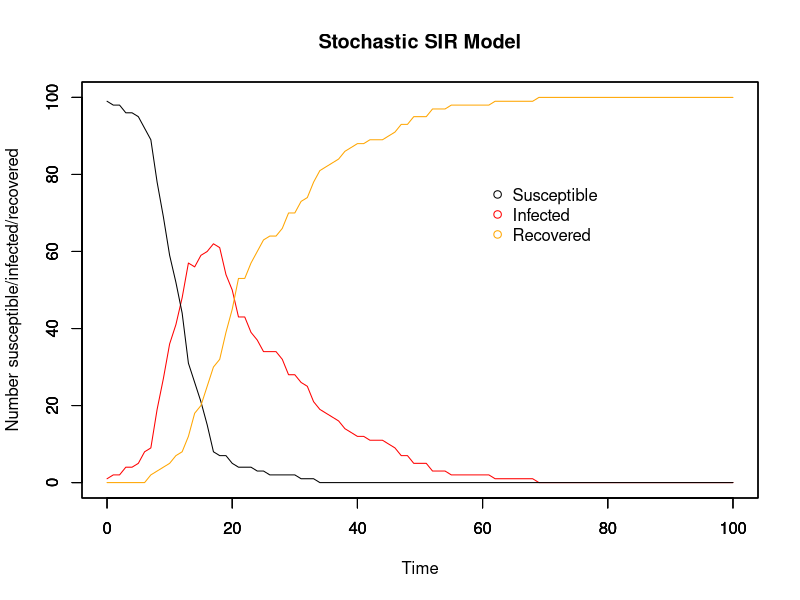
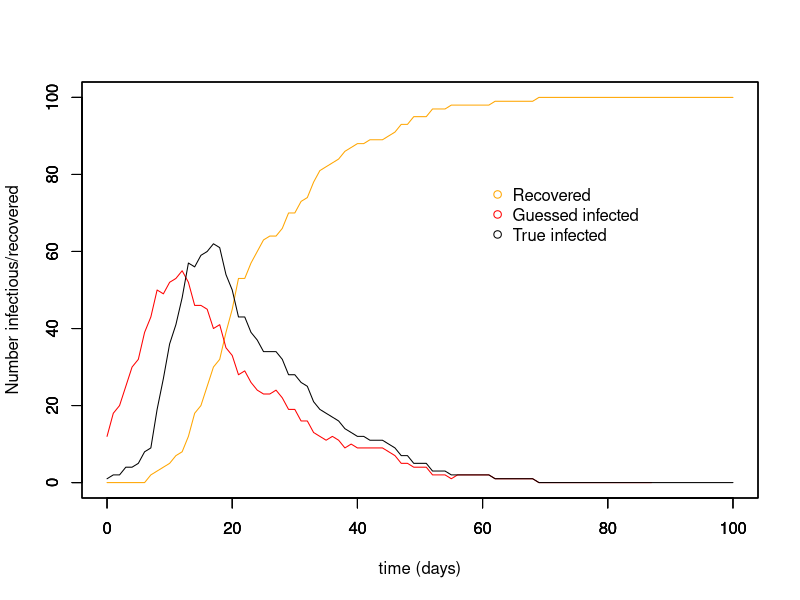
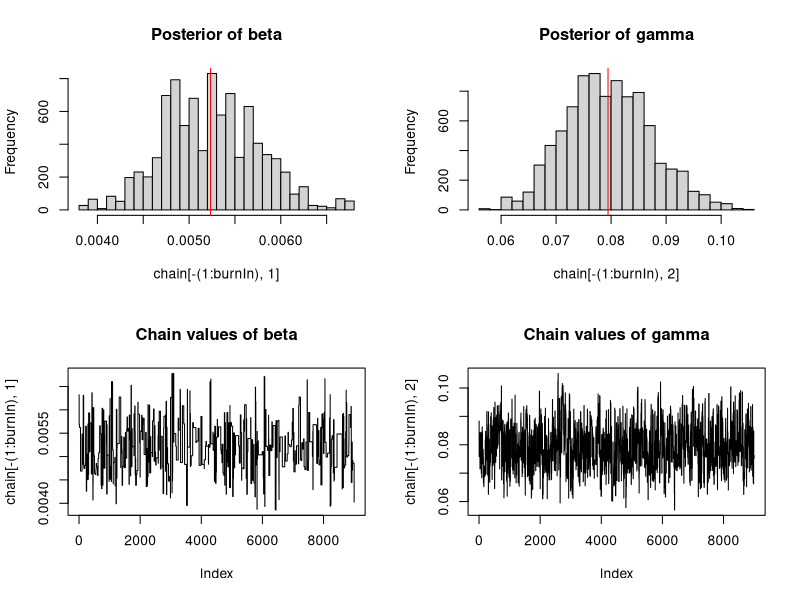
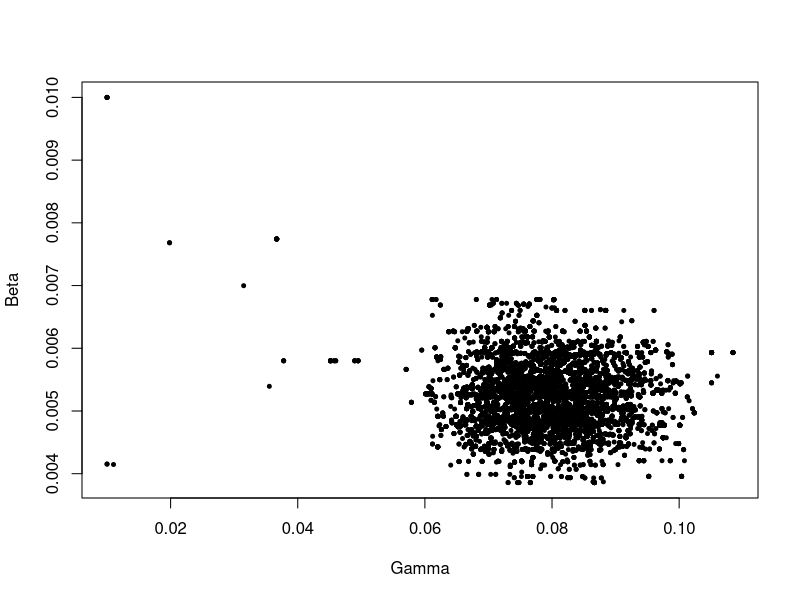
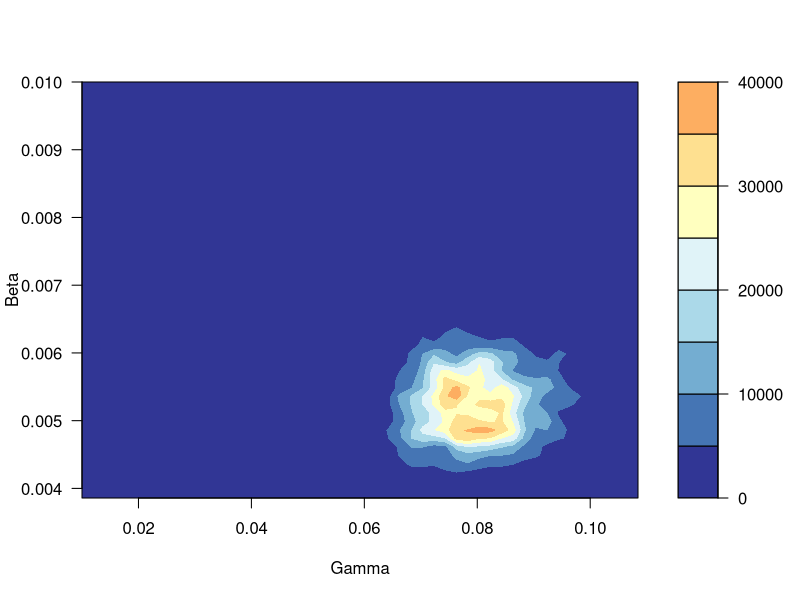

Generate these figures, in order, with R:
# MCMC estimating stochastic processes
# 3 unknonws: beta, gamma, and the time of infection for each individual
# 17/11/17

##########################
## Input values for SIR ##
##########################

# Time
timestep <- 1
times <- seq(0, 100, by = timestep)

# Initial population: N-1 susceptible, 1 infectious, 0 recovered
init.values = c(
  S = 100-1,
  I = 1,
  R = 0
)
N = sum(init.values)

# Beta & gammma
beta <- 5e-3
gamma <- 8e-2
1/gamma

###############
## The model ##
###############

# Array for holding collective disease status information for whole period of time
data <- array(0, dim =c(length(times), length(init.values)+3))
data[,1] <- times # make first column the timesteps to make plotting easier later on

#set.seed(22) # other good ones: 7, 14, 22, 30

# For loops for calculating the numbers susceptible, infected, and recovered at each timepoint
for (time in times){
  if (time == 0){ # Set up the number of S/I/R at time 0
    data[1,2] <- init.values["S"] # number of susceptibles at time 0
    data[1,3] <- init.values["I"] # number of infecteds at time 0
    data[1,4] <- init.values["R"] # number of recovereds at time 0
    data[1,5] <- init.values["I"] # number newly infected at time 0
    data[1,6] <- init.values["R"] # number newly recovered at time 0
    
  } else{
    whole_time <- 1/timestep * time # makes time into the whole number that it corresponds to in the array
    #inf <- rbinom(1, size = data[whole_time,2], prob = foi_t) # number who become infected in this timestep
    #rec <- rbinom(1, size = data[whole_time,3], prob = r_t)# number who become recovered in this timestep
    
    inf <- rbinom(1, size = data[whole_time,2], (1-(exp(-beta*data[whole_time,3]*timestep)))) # number who become infected in this timestep
    rec <- rbinom(1, size = data[whole_time,3], (1-(exp(-gamma*timestep)))) # number who become recovered in this timestep
    
    data[whole_time+1,2] <- data[whole_time,2] - inf # number of susceptibles at other times
    
    data[whole_time+1,3] <- data[whole_time,3]  + inf - rec # number of infecteds at other times
    
    data[whole_time+1,4] <- data[whole_time,4] + rec # number of recovereds at other times
    
    data[whole_time+1,5] <- data[whole_time+1,3] - data[whole_time,3] + data[whole_time+1,4] - data[whole_time,4] # number of newly infected
    
    data[whole_time+1,6] <- data[whole_time+1,4] - data[whole_time,4] # number of newly recovered
  }
}

###############
## SIR plots ##
###############

run_stoch <- data.frame(data) # make array into a dataframe
colnames(run_stoch) <- c("time","S", "I", "R", "new_I", "new_R")

par(mfrow = c(1,1))

# Plot for SIR model
plot(x = run_stoch$time, y = run_stoch$I, type = "line", col = "red", ylim = c(0,N),
     xlab = "Time", ylab = "Number susceptible/infected/recovered", main = "Stochastic SIR Model")
par(new=T)
plot(x = run_stoch$time, y = run_stoch$S, type = "line", ylim = c(0,N), ylab = "", xlab = "") # add susceptible line
par(new=T)
plot(x = run_stoch$time, y = run_stoch$R, type = "line", col = "orange", ylim = c(0,N), ylab = "", xlab = "") # recovered

# Add legend
legend(60, 0.8*N, c("Susceptible", "Infected", "Recovered"), pch = 1, col = c("black", "red", "orange"), bty = "n")

# Plot for newly infected and newly recovered
# plot(x = run_stoch$time, y = run_stoch$new_I, type = "line", col = "red", ylim = c(0,max(run_stoch$new_I)),
#      xlab = "Time", ylab = "Number newly infected/recovered", main = "New infections/recoveries")
# par(new=T)
# plot(x = run_stoch$time, y = run_stoch$new_R, type = "line", col = "orange", ylim = c(0,max(run_stoch$new_I)), ylab = "", xlab = "") # add susceptible line

#################
## Guess new_I ##
#################

inf_period <- ceiling(1/gamma) # mean infectious period calculated from gamma

for (i in 1:nrow(run_stoch)){
run_stoch$guess_new_I[i] <- run_stoch$new_R[i+(inf_period/timestep)] # guess newly infected, translates days into no. of timesteps
run_stoch$guess_I[i] <- run_stoch$R[i+(inf_period/timestep)] - run_stoch$R[i]
}

plot(run_stoch$time, run_stoch$R, ylim = c(0,N), type = "line", col = "orange", xlab = "time (days)", ylab = "Number infectious/recovered")
par(new=T)
plot(run_stoch$time, run_stoch$guess_I, ylim = c(0,N), type = "line", col = "red", xlab = " ", ylab = " ")
par(new=T)
plot(x = run_stoch$time, y = run_stoch$I, type = "line", col = "black", ylim = c(0,N), xlab = " ", ylab = " ")
legend(60, 0.8*N, c("Recovered", "Guessed infected", "True infected"), pch = 1, col = c("orange", "red", "black"), bty = "n")

##################################
## Likelihood, prior, posterior ##
##################################

# Likelihood distribution
likelihood <- function(param){
  beta = as.numeric(param[1])
  gamma = as.numeric(param[2])
  # inf = as.numeric(param[3])
  total = array(0, dim = (c(nrow(run_stoch))))
  
  for (i in 1:nrow(run_stoch)){
    betalikelihood = dbinom(run_stoch$new_I[i+1], run_stoch$S[i], (1-(exp(-beta*run_stoch$I[i]*timestep))), log = T)
    gammalikelihood = dbinom(run_stoch$new_R[i+1], run_stoch$I[i], (1-(exp(-gamma*timestep))), log = T)
    
    # betalikelihood = dbinom(run_stoch$new_I[i+1], run_stoch$S[i], (1-(exp(-beta*run_stoch$I[i]*timestep))), log = T)
    # gammalikelihood = dbinom(run_stoch$new_R[i+1], run_stoch$I[i], (1-(exp(-gamma*timestep))), log = T)
    # inflikelihood = dgamma
    total[i] = betalikelihood + gammalikelihood # + inflikelihood
  }
  return(sum(total, na.rm = T))
}

# Prior distribution
prior <- function(param){
  beta = as.numeric(param[1])
  gamma = as.numeric(param[2])
  betaprior = dunif(beta, min = 0, max = 100, log = T)
  gammaprior = dunif(gamma, min = 0, max = 100, log = T)
  return(betaprior + gammaprior)
}

# Posterior distribution
posterior <- function(param){
  return (likelihood(param) + prior(param))
}

proposalfunction <- function(param){ 
  
  beta_prop = rnorm(1, mean = param[1], sd = 0.01)
  gamma_prop = rnorm(1, mean = param[2], sd = 0.01)
  # inf_list <- c(-1, 1)
  # inf <- sample(inf_list, 1)
  
  return(c(beta_prop, gamma_prop)) # , inf))
}

run_metropolis_MCMC <- function(startvalue, iterations){
  chain = array(dim = c(iterations+1,2))
  chain[1,] = startvalue
  for (i in 1:iterations){
    proposal = proposalfunction(chain[i,])
    
    if (proposal[1] < 0.0 & proposal[2] < 0.0 ){
      chain[i+1,] = chain[i,]
      
    } else if (proposal[1] < 0.0 & proposal[2] >= 0.0){
      proposal[1] = chain[i,1]
      probab = posterior(proposal) - posterior(chain[i,])
      if (log(runif(1)) < probab){
        chain[i+1,] = proposal
      }else{
        chain[i+1,] = chain[i,]
      }
      
    } else if (proposal[1] >= 0.0 & proposal[2] < 0.0){
      proposal[2] = chain[i,2]
      probab = posterior(proposal) - posterior(chain[i,])
      if (log(runif(1)) < probab){
        chain[i+1,] = proposal
      }else{
        chain[i+1,] = chain[i,]
      }
      
    } else{
      probab = posterior(proposal) - posterior(chain[i,])
      if (log(runif(1)) < probab){
        chain[i+1,] = proposal
      }else{
        chain[i+1,] = chain[i,]
      }
    }
  }
  return(chain)
}

# Where to start the chain
startvalue <- c(0.01,0.01)

# Number of runs
iterations = 10000
#set.seed(4)
chain <- run_metropolis_MCMC(startvalue, iterations)

# The beginning of the chain is biased towards the starting point, so take them out
# normally burnin is 10%-50% of the runs
burnIn = 0.1*iterations
acceptance <- 1-mean(duplicated(chain[-(1:burnIn),]))

################
## MCMC Plots ##
################

par(mfrow = c(2,2))

hist(chain[-(1:burnIn),1],nclass=30, main="Posterior of beta")
abline(v = mean(chain[-(1:burnIn),1]), col = "red")

hist(chain[-(1:burnIn),2],nclass=30, main="Posterior of gamma")
abline(v = mean(chain[-(1:burnIn),2]), col = "red")

plot(chain[-(1:burnIn),1], type = "l", main = "Chain values of beta")

plot(chain[-(1:burnIn),2], type = "l", main = "Chain values of gamma")

# Plot beta vs. gamma
par(mfrow = c(1,1))
library(RColorBrewer)
library(MASS)

plot(x = chain[,2], y = chain[,1], xlab = "Gamma", ylab = "Beta", pch = 20, cex = 0.8)
# abline(lm(chain[,1]~chain[,2]), col="red") # regression line

k <- 11
my.cols <- rev(brewer.pal(k, "RdYlBu"))
z <- kde2d(chain[,2], chain[,1], n=50)
filled.contour(z, nlevels=k, col=my.cols, xlab = "Gamma", ylab = "Beta")

########################################################################################################################

########################################################################################################################

# A method of randomly choosing -1 or +1 with equal probability
# inf_list <- c(-1, 1)
# sample(inf_list, 1)
